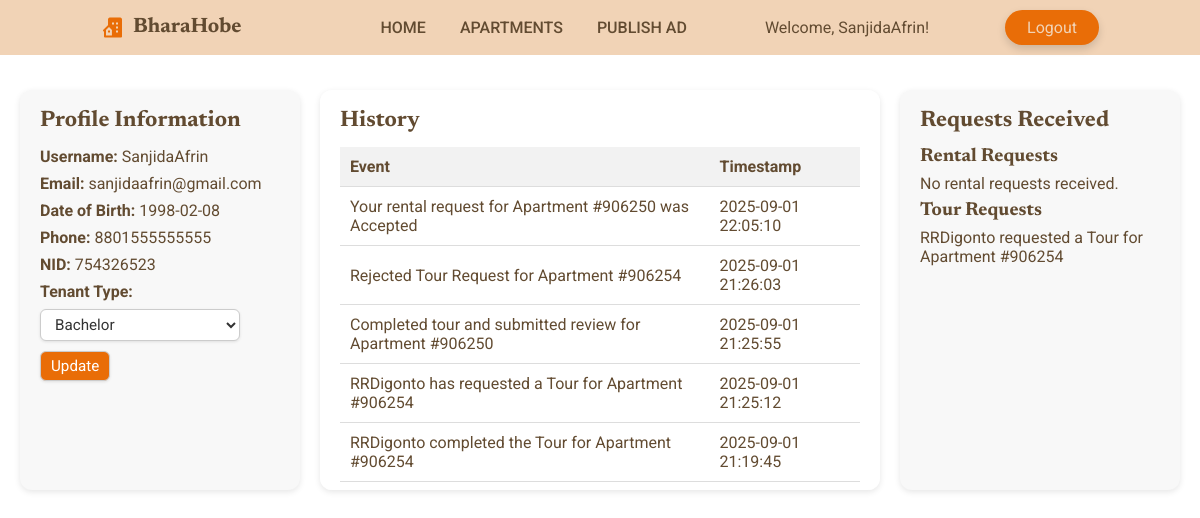
/BharaHobeProject/profile.php (signed in), run on the app's committed database.
### tables this page shows
CREATE TABLE `users` (
  `username` varchar(50) NOT NULL,
  `email` varchar(50) NOT NULL,
  `date_of_birth` date NOT NULL,
  `nid` int(20) UNSIGNED NOT NULL,
  `Phone_no` bigint(20) NOT NULL,
  `password` varchar(255) NOT NULL,
  `ten_flag` tinyint(1) NOT NULL,
  `ten_type` enum('Bachelor','Family') DEFAULT NULL,
  `ren_flag` tinyint(1) NOT NULL
);

CREATE TABLE `history` (
  `username` varchar(50) NOT NULL,
  `event` text NOT NULL,
  `date_time` datetime NOT NULL DEFAULT current_timestamp()
);

CREATE TABLE `scheduled_tour` (
  `tour_id` int(10) UNSIGNED NOT NULL,
  `advert_id` int(10) UNSIGNED NOT NULL,
  `tenant_username` varchar(50) NOT NULL
);

### BharaHobeProject/profile.php (the view, shortened to what this page needs)
<?php
require_once('dbconnect.php');
$email = $_SESSION['email'];
$sql = "SELECT username, email, date_of_birth, Phone_no, nid, ten_type, ren_flag FROM users WHERE email = '$email'";
$result = mysqli_query($conn, $sql);
$user = mysqli_fetch_assoc($result);
$username = $user['username'];
$history_result = mysqli_query($conn, "SELECT * FROM history WHERE username='$username' ORDER BY date_time DESC");
$renter_requests = ['rental' => null, 'tour' => null];
if ($user['ren_flag'] == 1) {
    $renter_requests['rental'] = mysqli_query($conn, "
        SELECT ra.tenant_username, ra.advert_id, ra.status
        FROM request_apply ra
        JOIN apartment a ON ra.advert_id = a.advert_id
        WHERE a.renter_username = '$username' AND ra.status = 'Pending'
    ");
    $renter_requests['tour'] = mysqli_query($conn, "
        SELECT st.tour_id, st.tenant_username, st.advert_id, t.status, t.renter_approved
        FROM scheduled_tour st
        JOIN tour t ON st.tour_id = t.tour_id
        JOIN apartment a ON st.advert_id = a.advert_id
        WHERE a.renter_username = '$username'
    ");
}
?>
<!DOCTYPE html>
<html lang="en">
<head>
<link rel="stylesheet" href="css/style.css">
<link rel="stylesheet" href="https://cdn.jsdelivr.net/npm/boxicons@latest/css/boxicons.min.css">
</head>
<body class="profile-page">
<header>
    <div class="nav container">
        <a href="index.php" class="logo"><i class='bx bxs-building-house'></i>BharaHobe</a>
        <ul class="navbar">
            <li><a href="index.php">Home</a></li>
            <li><a href="apartments.php">Apartments</a></li>
            <li><a href="publishad.php">Publish Ad</a></li>
        </ul>
        <span class="welcome">Welcome, <?= htmlspecialchars($username) ?>!</span>
        <a href="logout.php" class="btn">Logout</a>
    </div>
</header>
<main class="profile-container">
<div class="profile-info">
    <h2>Profile Information</h2>
    <p><strong>Username:</strong> <?= htmlspecialchars($user['username']) ?></p>
    <p><strong>Email:</strong> <?= htmlspecialchars($user['email']) ?></p>
    <p><strong>Date of Birth:</strong> <?= htmlspecialchars($user['date_of_birth']) ?></p>
    <p><strong>Phone:</strong> <?= htmlspecialchars($user['Phone_no']) ?></p>
    <p><strong>NID:</strong> <?= htmlspecialchars($user['nid']) ?></p>
    <p><strong>Tenant Type:</strong></p>
    <form method="POST" class="tenant-form">
        <select name="ten_type" class="tenant-type">
            <option value="Bachelor" <?php if($user['ten_type']=='Bachelor') echo 'selected'; ?>>Bachelor</option>
        </select>
        <button type="submit" class="tenant-type-button">Update</button>
    </form>
</div>
<div class="profile-history">
    <div class="history-section">
        <h2>History</h2>
        <?php if(mysqli_num_rows($history_result) > 0): ?>
        <table class="history-table">
            <thead>
                <tr><th>Event</th><th>Timestamp</th></tr>
            </thead>
            <tbody>
            <?php while($row = mysqli_fetch_assoc($history_result)): ?>
                <tr>
                    <td><?= htmlspecialchars($row['event']) ?></td>
                    <td><?= htmlspecialchars($row['date_time']) ?></td>
                </tr>
            <?php endwhile; ?>
            </tbody>
        </table>
        <?php else: ?>
        <p>No history available.</p>
        <?php endif; ?>
    </div>
</div>
<div class="profile-info">
<?php if($user['ren_flag'] == 1): ?>
    <h2>Requests Received</h2>
    <h3>Rental Requests</h3>
    <?php if($renter_requests['rental'] && mysqli_num_rows($renter_requests['rental']) > 0): ?>
        <?php while($r = mysqli_fetch_assoc($renter_requests['rental'])): ?>
            <p>
                <?= htmlspecialchars($r['tenant_username']) ?> for Apartment #<?= $r['advert_id'] ?>
                <form method="POST" action="handle_rent_request.php" style="display:inline;">
                    <input type="hidden" name="advert_id" value="<?= $r['advert_id'] ?>">
                    <input type="hidden" name="tenant_username" value="<?= $r['tenant_username'] ?>">
                    <button type="submit" name="accept" class="accept-btn">Accept</button>
                    <button type="submit" name="reject" class="reject-btn">Reject</button>
                </form>
            </p>
        <?php endwhile; ?>
    <?php else: ?>
        <p>No rental requests received.</p>
    <?php endif; ?>
    <h3>Tour Requests</h3>
    <?php if($renter_requests['tour'] && mysqli_num_rows($renter_requests['tour']) > 0): ?>
        <?php while($t = mysqli_fetch_assoc($renter_requests['tour'])): ?>
            <p>
                <?= htmlspecialchars($t['tenant_username']) ?> requested a Tour for Apartment #<?= $t['advert_id'] ?>
            </p>
        <?php endwhile; ?>
    <?php else: ?>
        <p>No tour requests received.</p>
    <?php endif; ?>
<?php else: ?>
    <p>No requests received (not a renter).</p>
<?php endif; ?>
</div>
</main>
</body>
</html>

### BharaHobeProject/css/style.css (style rules this page uses)
* { font-family: "Roboto", sans-serif; margin: 0; padding: 0; box-sizing: border-box; scroll-behavior: smooth; scroll-padding-top: 3rem; list-style: none; text-decoration: none; }
h1, h2, h3, .logo { font-family: "Newsreader", serif; }
:root { --main-color:#e96d07 ; --second-color:#f19122 ; --title-color: #fdfdfd ; --text-color:#624b31 ; --bg-color:#f1d3b6 ; --box-shadow: 2px 2px 18px rgb(14 52 54 / 15%); }
body { color: var(--text-color); background: #fff; }
.container { max-width: 1068px; margin-left: auto; margin-right: auto; }
header { display: block; width: 100%; background: var(--bg-color); position: fixed; top: 0; left: 0; z-index: 100; }
.nav { display: flex; align-items: center; justify-content: space-between; padding: 10px 35px; }
.logo { display: flex; align-items: center; column-gap: 0.5rem; font-size: 1.3rem; font-weight: 700; color: var(--text-color); }
.logo .bx { font-size: 24px; color: var(--main-color); }
.navbar { display: flex; }
.navbar a { padding: 8px 17px; color: var(--text-color); font-size: 1rem; text-transform: uppercase; font-weight: 500; }
.btn { padding: 8px 22px; background: var(--main-color); color: var(--bg-color); border-radius: 5rem; display: flex; align-items: center; justify-content: center; text-align: center; }
.logo, .home-text h1, section h2 { font-family: "Newsreader", serif; }
.navbar a { position: relative; }
.navbar a::after { content: ""; position: absolute; width: 0%; height: 2px; background: var(--main-color); left: 0; bottom: -4px; transition: 0.3s; }
.btn { padding: 8px 22px; background: var(--main-color); color: var(--bg-color); border-radius: 5rem; transition: 0.3s; box-shadow: 0 4px 8px rgba(0,0,0,0.15); }
body.profile-page { padding-top: 70px; }
.profile-container { display: grid; grid-template-columns: 1fr 2fr 1fr; gap: 20px; margin: 20px; }
.profile-info { background: #f8f8f8; padding: 20px; border-radius: 12px; box-shadow: 0 2px 6px rgba(0,0,0,0.1); }
.profile-info h2 { margin-bottom: 15px; font-size: 1.4rem; }
.profile-info p { margin: 0.5rem 0; }
.profile-info form { display: flex; align-items: center; gap: 10px; flex-wrap: wrap; max-width: 200px; }
.tenant-form { display: flex; align-items: center; gap: 10px; max-width: 250px; }
.tenant-type { flex: 1; padding: 5px 10px; border-radius: 6px; border: 1px solid #ccc; font-size: 0.95rem; background-color: #fff; color: #333; outline: none; box-shadow: 0 1px 3px rgba(0,0,0,0.1); box-sizing: border-box; }
.tenant-type-button { padding: 5px 10px; border-radius: 6px; border: 1px solid #ccc; background-color: #e96d07; color: #fff; font-size: 0.95rem; cursor: pointer; outline: none; box-shadow: 0 1px 3px rgba(0,0,0,0.1); -webkit-appearance: none; -moz-appearance: none; appearance: none; }
.profile-history { background: #fff; padding: 20px; border-radius: 12px; box-shadow: 0 2px 6px rgba(0,0,0,0.1); max-height: 400px; overflow-y: auto; }
.profile-history h2 { margin-bottom: 15px; font-size: 1.4rem; }
.profile-history table { width: 100%; border-collapse: collapse; }
.profile-history th, .profile-history td { padding: 10px; border-bottom: 1px solid #ddd; text-align: left; }
.profile-history th { background: #f2f2f2; position: sticky; top: 0; z-index: 1; }
.history-section, .requests-section { margin-bottom: 30px; }
.history-section table, .requests-section table { margin-top: 10px; }
.nav.container .btn { margin-left: 15px; }

### data on the page
users: username "SanjidaAfrin", email "sanjidaafrin@gmail.com", date_of_birth "1998-02-08", Phone_no "8801555555555", nid "754326523", ten_type "Bachelor"
history: event "Your rental request for Apartment #906250 was Accepted", date_time "2025-09-01 22:05:10"
history: event "Rejected Tour Request for Apartment #906254", date_time "2025-09-01 21:26:03"
history: event "Completed tour and submitted review for Apartment #906250", date_time "2025-09-01 21:25:55"
history: event "RRDigonto has requested a Tour for Apartment #906254", date_time "2025-09-01 21:25:12"
history: event "RRDigonto completed the Tour for Apartment #906254", date_time "2025-09-01 21:19:45"
scheduled_tour: tenant_username "RRDigonto", advert "906254"
